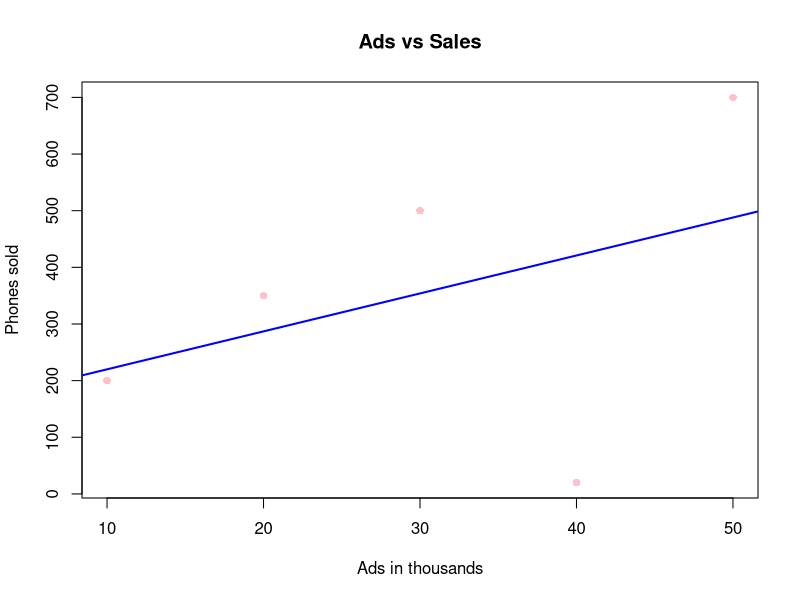

R code for this plot:
ads <- c(10,20,30,40,50)
sales <- c(200,350,500,20,700)

data <- data.frame(ads,sales)
model<- lm(sales ~ ads,data=data)
model
summary(model)
plot(ads,sales,
     pch=16,
     col="pink",
     main="Ads vs Sales",
     xlab="Ads in thousands",
     ylab="Phones sold"
     )
abline(model,col="blue",lwd=2)
predict(model,data.frame(ads=35))
